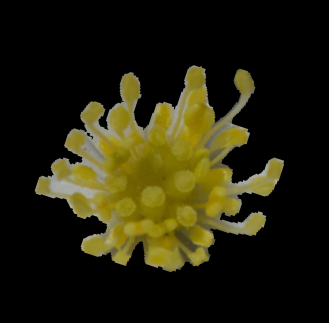
#> input picture data/petals/白紫/crown/ダウンロード (10).png, 329 x 323 px
$ python -i image_processing.py   (imports and definitions only)
#> lines starting #> are read from the running program, lines starting #| are printed output that depends on the picture; after the words box and inside, x2 and y2 are one past the last pixel; in counts of white or black regions, pixels touching at a corner belong together
#> further down, picture is the input picture: shape (323, 329, 3); mean B, G, R 12.3, 33.2, 36.1
"""Image processing functions for synthetic flower generation."""

from typing import List

import cv2
import numpy as np

from ..config.settings import SynthesisConfig


def crop_foreground(image: np.ndarray, pad: int = SynthesisConfig.FOREGROUND_CROP_PAD) -> np.ndarray:
    """Crop foreground object from image with padding.

    Args:
        image: Input image
        pad: Padding around the bounding box

    Returns:
        Cropped image

    Raises:
        ValueError: If no contours found or image is invalid
    """
#> called with pad = 5
    if image is None or image.size == 0:
        raise ValueError("Invalid input image")

    try:
        grayscale = cv2.cvtColor(image, cv2.COLOR_BGR2GRAY)
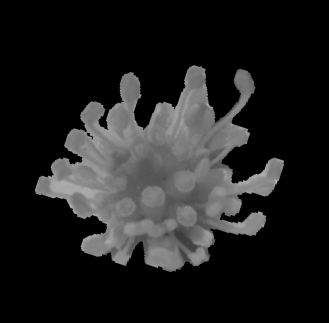
#> grayscale: shape (323, 329); min 0, max 178, mean 31.7
        _, binary = cv2.threshold(grayscale, SynthesisConfig.BINARY_THRESHOLD, 255, cv2.THRESH_BINARY)
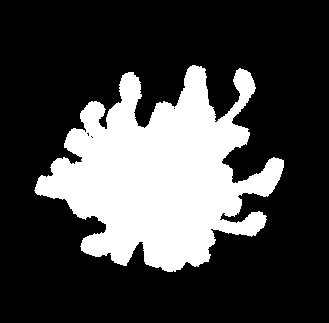
#> binary: shape (323, 329); 26.6% white; 1 white region

        contours, _ = cv2.findContours(binary, cv2.RETR_EXTERNAL, cv2.CHAIN_APPROX_SIMPLE)
#> contours = 1 contour; box (x1, y1, x2, y2) and area: (34, 65, 284, 272) 27559

        if not contours:
            raise ValueError("No contours found in image")

        x, y, w, h = cv2.boundingRect(contours[0])
#> x = 34; y = 65; w = 250; h = 207

        # Add padding to the bounding box
        x = max(0, x - pad)
#> x = 29
        y = max(0, y - pad)
#> y = 60
        w = min(image.shape[1] - x, w + 2*pad)
#> w = 260
        h = min(image.shape[0] - y, h + 2*pad)
#> h = 217

        # Crop the image using the bounding box
        cropped = image[y:y+h, x:x+w]
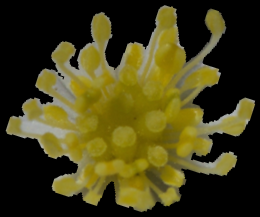
#> cropped: shape (217, 260, 3); mean B, G, R 23.2, 62.6, 68

        if cropped.size == 0:
            raise ValueError("Cropped image is empty")

        return cropped
    except Exception as e:
        raise RuntimeError(f"Error cropping foreground: {e}")


def refine_edge(img_rgb: np.ndarray) -> np.ndarray:
    """Refine edges of the image using morphological operations.

    Args:
        img_rgb: Input RGB image

    Returns:
        Image with refined edges

    Raises:
        ValueError: If input image is invalid
    """
    if img_rgb is None or img_rgb.size == 0:
        raise ValueError("Invalid input image")

    try:
        kernel = np.ones(SynthesisConfig.EDGE_REFINE_KERNEL_SIZE, np.uint8)
        squared_distances = np.sum(np.square(img_rgb), axis=2)

        mask = np.where(squared_distances == 0, 0, 255)
        dilation = cv2.dilate(
            mask.astype(np.uint8),
            kernel,
            iterations=SynthesisConfig.EDGE_REFINE_DILATION_ITERATIONS
        )
        erosion = cv2.erode(
            dilation.astype(np.uint8),
            kernel,
            iterations=SynthesisConfig.EDGE_REFINE_EROSION_ITERATIONS
        )
        refined_img = cv2.bitwise_and(img_rgb, img_rgb, mask=erosion)

        return refined_img
    except Exception as e:
        raise RuntimeError(f"Error refining edges: {e}")

>>> import cv2
>>> picture = cv2.imread('../../data/petals/白紫/crown/ダウンロード (10).png')
>>> result = crop_foreground(picture)

$ run again, on data/petals/白紫/crown/ダウンロード (11).png
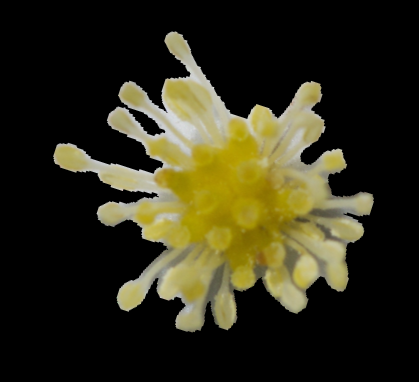
#> input picture data/petals/白紫/crown/ダウンロード (11).png, 419 x 382 px
#> picture is the input picture: shape (382, 419, 3); mean B, G, R 25.6, 45.1, 47.9
#> in crop_foreground, `_, binary = cv2.threshold(grayscale, SynthesisConfig.BINARY_THRESHOLD,..`:
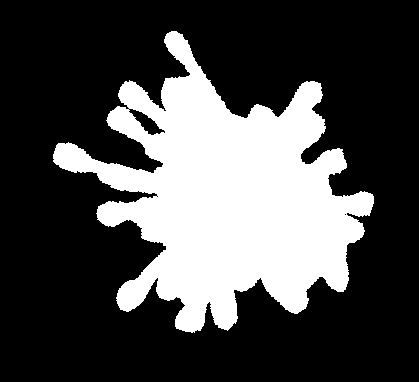
#> binary: shape (382, 419); 28.9% white; 1 white region
#> contours = 1 contour; box (x1, y1, x2, y2) and area: (53, 31, 374, 333) 45742
#> in crop_foreground, `x, y, w, h = cv2.boundingRect(contours[0])`: x = 53; y = 31; w = 321; h = 302
#> in crop_foreground, `x = max(0, x - pad)`: x = 48
#> in crop_foreground, `y = max(0, y - pad)`: y = 26
#> in crop_foreground, `w = min(image.shape[1] - x, w + 2*pad)`: w = 331
#> in crop_foreground, `h = min(image.shape[0] - y, h + 2*pad)`: h = 312
#> in crop_foreground, `cropped = image[y:y+h, x:x+w]`:
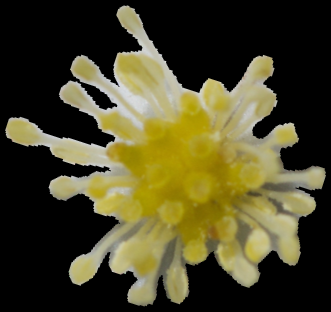
#> cropped: shape (312, 331, 3); mean B, G, R 39.7, 69.9, 74.3

$ run again, on data/petals/白紫/crown/ダウンロード (9).png
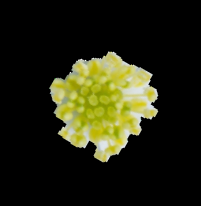
#> input picture data/petals/白紫/crown/ダウンロード (9).png, 201 x 206 px
#> picture is the input picture: shape (206, 201, 3); mean B, G, R 16.9, 35.7, 35.2
#> in crop_foreground, `_, binary = cv2.threshold(grayscale, SynthesisConfig.BINARY_THRESHOLD,..`:
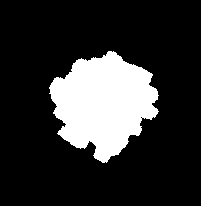
#> binary: shape (206, 201); 19.1% white; 1 white region
#> contours = 1 contour; box (x1, y1, x2, y2) and area: (49, 51, 159, 163) 7739
#> in crop_foreground, `x, y, w, h = cv2.boundingRect(contours[0])`: x = 49; y = 51; w = 110; h = 112
#> in crop_foreground, `x = max(0, x - pad)`: x = 44
#> in crop_foreground, `y = max(0, y - pad)`: y = 46
#> in crop_foreground, `w = min(image.shape[1] - x, w + 2*pad)`: w = 120
#> in crop_foreground, `h = min(image.shape[0] - y, h + 2*pad)`: h = 122
#> in crop_foreground, `cropped = image[y:y+h, x:x+w]`:
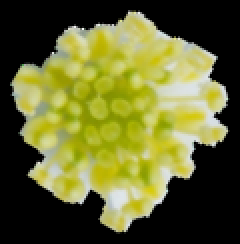
#> cropped: shape (122, 120, 3) (shown 2 times larger); mean B, G, R 47.7, 100.9, 99.5
